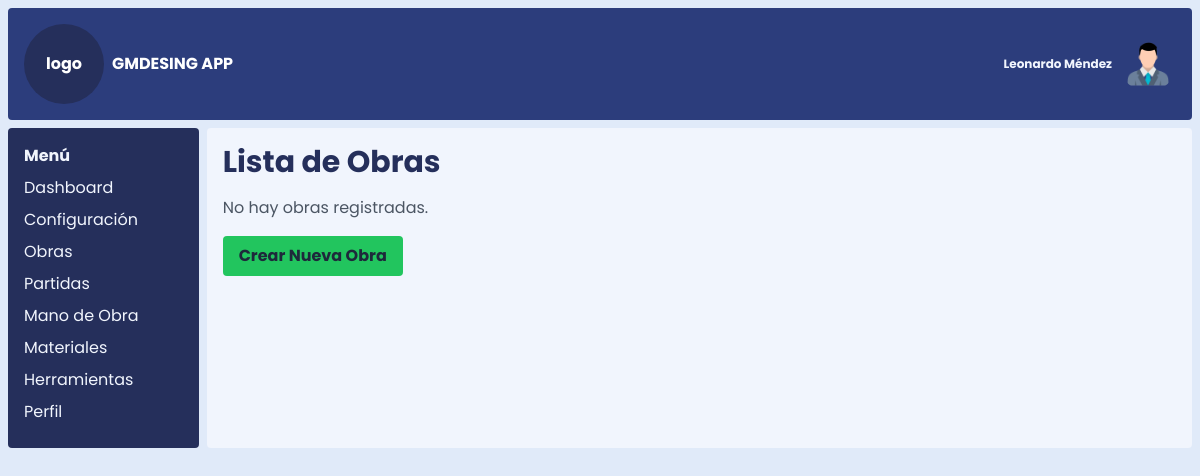
The app's page /obras, older data.
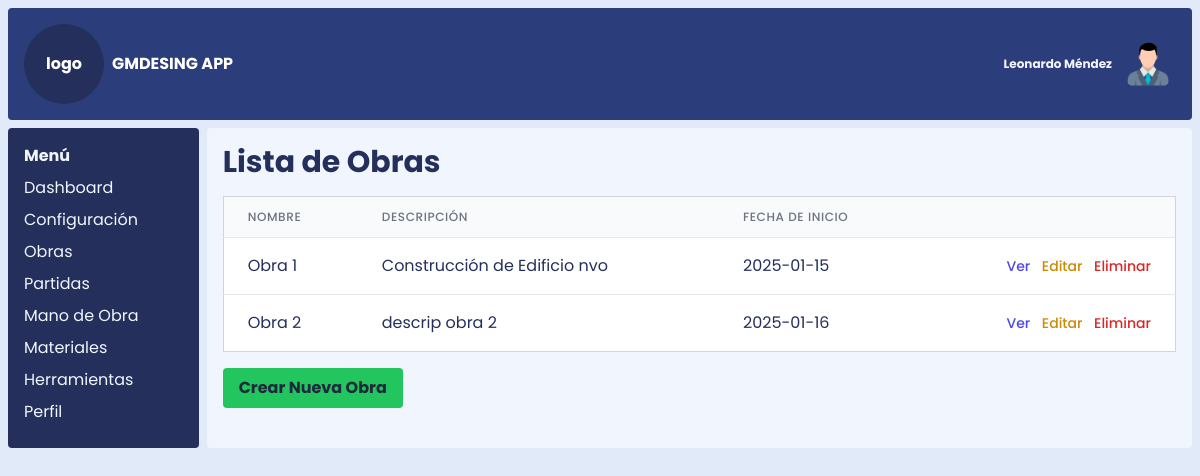
The same page, newer data.
### models.py (models this page shows)
class Obra(db.Model):
    __tablename__ = 'obra'
    id_obra = db.Column(db.Integer, primary_key=True)
    nombre_obra = db.Column(db.String(100), nullable=False)
    descripcion_obra = db.Column(db.Text)
    cliente_nombre = db.Column(db.String(100))
    fecha_inicio = db.Column(db.Date)
    gastos_administrativos = db.Column(db.Date)
    partidas = db.relationship('ObraPartida', back_populates='obra', lazy='dynamic')  # Relación con Partidas

### app.py (the view)
@app.route('/obras')
def index():
    obras = Obra.query.all()
    headers = ['Nombre', 'Descripción', 'Fecha de Inicio']
    return render_template('listar_obras.html', headers=headers, obras=obras, datos=datos)

### templates/listar_obras.html (shortened to what this page needs)
{% extends 'index.html' %}
{% import 'componentes/tabla.html' as macros %}
{% block content %}
    <h1 class="text-3xl font-bold mb-4">Lista de Obras</h1>
    {% if obras %}
        {% set rows = [] %}
        {% for obra in obras %}
            {% set row = (obra.nombre_obra, obra.descripcion_obra, obra.fecha_inicio) %}
            {% set action = {
                'ver': url_for('ver_obra', id_obra=obra.id_obra),
                'editar': url_for('editar_obra', id_obra=obra.id_obra),
                'id': obra.id_obra,
                'nombre': obra.nombre_obra
            } %}
            {% set _ = rows.append((row, action)) %}
        {% endfor %}
        {{ macros.render_table(headers, rows) }}
    {% else %}
        <p class="text-gray-600">No hay obras registradas.</p>
    {% endif %}
    <a href="{{ url_for('crear_obra') }}" class="bg-green-500 hover:bg-green-700 text-slate-800 font-bold py-2 px-4 rounded mt-4 inline-block">Crear Nueva Obra</a>
{% endblock %}

### templates/index.html (shortened to what this page needs)
{% extends "base.html" %}
{% import 'componentes/nav.html' as nav %}
{% import 'componentes/sidebar.html' as sidebar %}
{% block sidebar %}
    {% set sidebar_items = [
        {"name": "Dashboard", "url": "/dashboard"},
        {"name": "Configuración", "url": "/settings"},
        {"name": "Obras", "url": "/obras"},
        {"name": "Partidas", "url": "/partidas"},
        {"name": "Mano de Obra", "url": "/mano_de_obra"},
        {"name": "Materiales", "url": "/materiales"},
        {"name": "Herramientas", "url": "/herramientas"},
        {"name": "Perfil", "url": "/profile"}
    ] %}
    {{ sidebar.render_sidebar(sidebar_items=sidebar_items, active_route=active_route) }}
{% endblock %}

### templates/componentes/tabla.html (shortened to what this page needs)
{% macro render_table(headers, rows) %}
    <div class="overflow-x-auto">
        <table class="min-w-full divide-y divide-gray-200 border border-gray-300">
            <thead class="bg-gray-50">
                <tr>
                    {% for header in headers %}
                        <th scope="col" class="px-6 py-3 text-left text-xs font-medium text-gray-500 uppercase tracking-wider">
                            {{ header }}
                        </th>
                    {% endfor %}
                    <th scope="col" class="px-6 py-3 relative">
                    </th>
                </tr>
            </thead>
            <tbody class="bg-white divide-y divide-gray-200">
                {% for row, action in rows %}
                    <tr>
                        {% for item in row %}
                            <td class="px-6 py-4 whitespace-nowrap">{{ item }}</td>
                        {% endfor %}
                        <td class="px-6 py-4 whitespace-nowrap text-right text-sm font-medium">
                            <a href="{{ action.ver }}" class="text-indigo-600 hover:text-indigo-900 mr-2">Ver</a>
                            <a href="{{ action.editar }}" class="text-yellow-600 hover:text-yellow-900 mr-2">Editar</a>
                            <button type="button" class="text-red-600 hover:text-red-900" data-bs-toggle="modal" data-bs-target="#confirmDelete{{ action.id }}">Eliminar</button>
                        </td>
                    </tr>
                {% endfor %}
            </tbody>
        </table>
    </div>
{% endmacro %}

### templates/base.html (shortened to what this page needs)
<!DOCTYPE html>
<html lang="en">
<head>
    <link rel="stylesheet" href="{{ url_for('static', filename='css/styles.css') }}">
    <link rel="stylesheet" href="{{ url_for('static', filename='css/style.css') }}">
</head>
<body class="base grid grid-cols-12 gap-2 p-2 h-[100vh]">
    <nav class="nav col-span-12 text-white p-4 flex justify-between items-center h-[10vh]">
        <div class="flex justify-start items-center gap-2">
            <div class="flex justify-center items-center w-20 h-20 bg-blue-950 rounded-full">
                <h1>logo</h1>
            </div>
            <h1>{{datos.sistema}}</h1>
        </div>
        <div class="flex justify-end items-center gap-2">
            <h3>{{datos.usuario}}</h3>
            <img class="rounded-full hidden md:block w-14" bg-black src="/static/img/perfil.png" alt="">
        </div>
    </nav>
    <aside id="sidebar" class="aside col-span-2 h[90vh] p-4 hidden md:block md:col-span-2">
        {% block sidebar %}{% endblock %}
    </aside>
    <main class="content col-span-12 md:col-span-10 h-[90vh] p-4 overflow-y-auto scroll-hidden">
        {% block content %}{% endblock %}
    </main>
</body>
</html>

### templates/componentes/sidebar.html
{% macro render_sidebar(sidebar_items, active_route) %}
<div class="sidebar">
    <h2 class="font-bold">Menú</h2>
    <ul class="mt-2">
        {% for item in sidebar_items %}
            <li class="my-2">
                <a href="{{ item.url }}" class="{% if item.url == active_route %}text-blue-800 font-semibold{% else %}text-blue-50{% endif %}">
                    {{ item.name }}
                </a>
            </li>
        {% endfor %}
    </ul>
</div>
{% endmacro %}

### static/css/style.css (style rules this page uses)
.scroll-hidden { overflow-y: scroll; }

Row changes from the older to the newer data that the page shows:
added Obra: nombre_obra "Obra 1", descripcion_obra "Construcción de Edificio nvo", fecha_inicio "2025-01-15"
added Obra: nombre_obra "Obra 2", descripcion_obra "descrip obra 2", fecha_inicio "2025-01-16"
Text that changed along with them:
new list line: "NOMBRE"
new list line: "DESCRIPCIÓN"
new list line: "FECHA DE INICIO"
new list line: "Ver Editar Eliminar"
text no longer shown: "No hay obras registradas."
